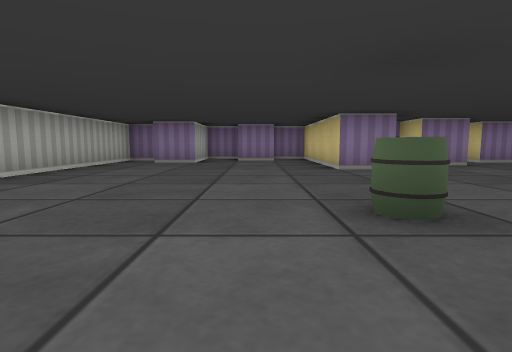
View 1 (above)

16 first-person views from a walk through a cub3D maze. The camera is about half as high as the walls, tilts 6° down and sees 80° across. The floor is counted in squares. Each view is taken from the middle of a square. On the plan, view 1 faces up. The plan holds only what a view shows up to about 9 squares ahead; the rest is blank. The place goes on beyond the plan.

View 2
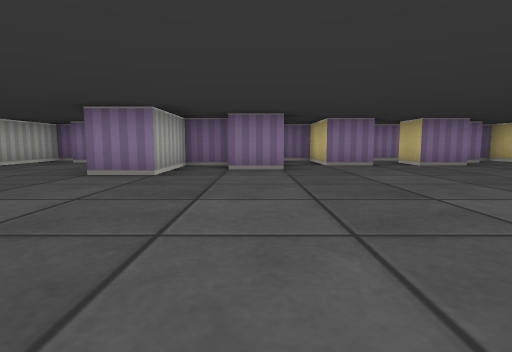

View 3
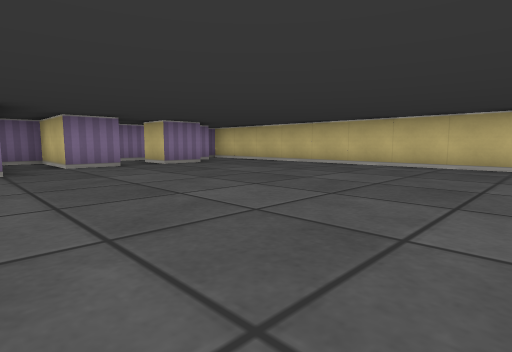

View 4
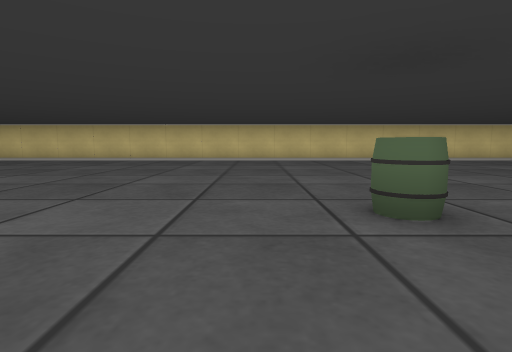

View 5
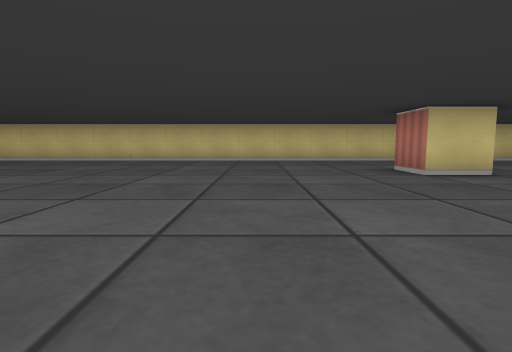

View 6
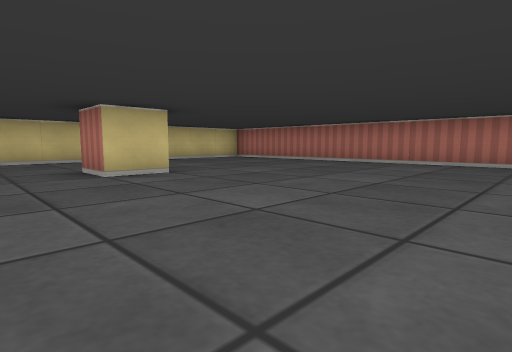

View 7
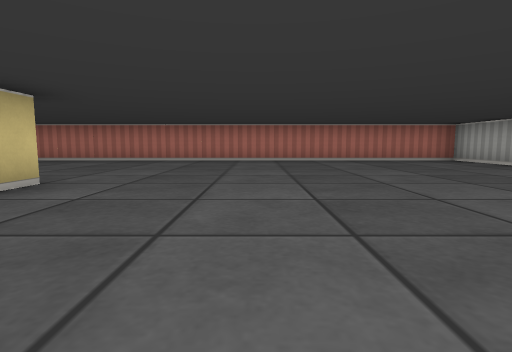

View 8
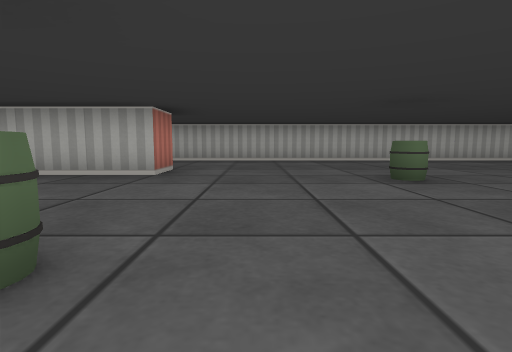

View 9
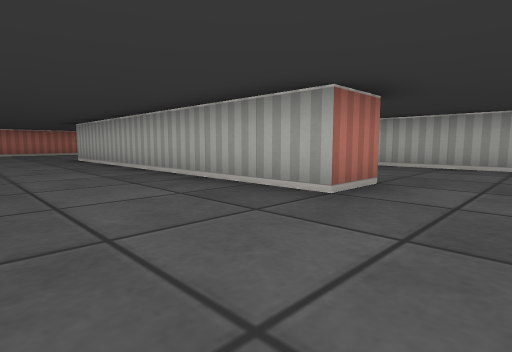

View 10
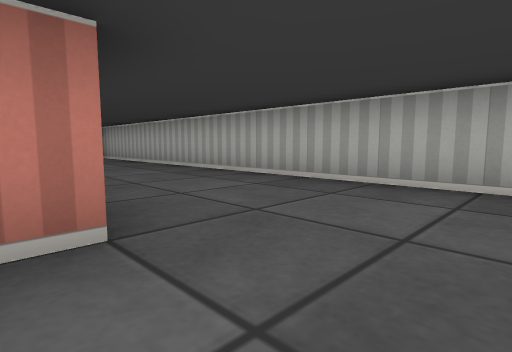

View 11
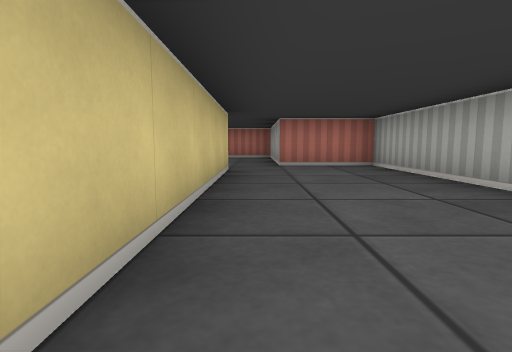

View 12
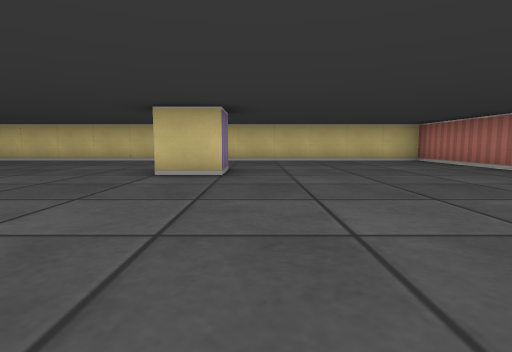

View 13
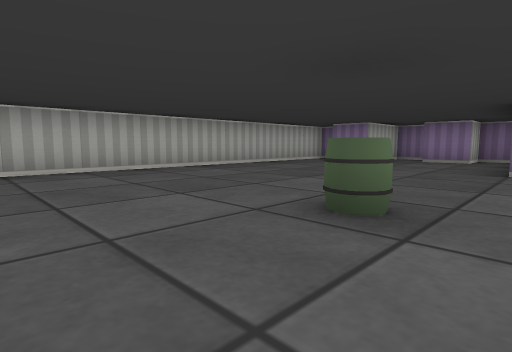

View 14
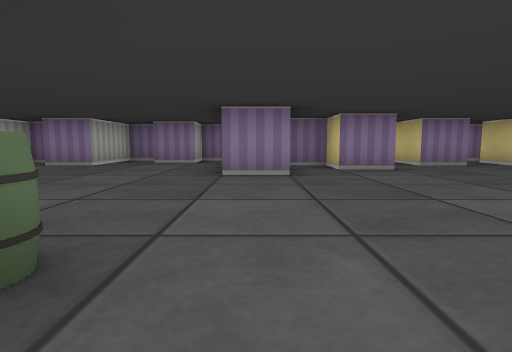

View 15
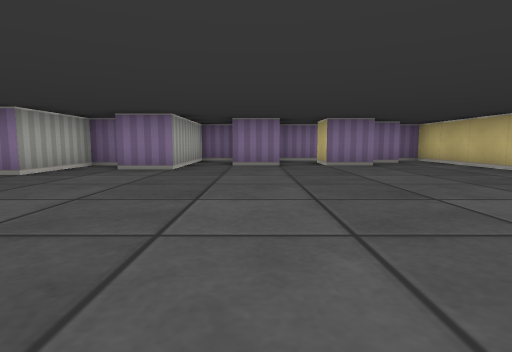

View 16
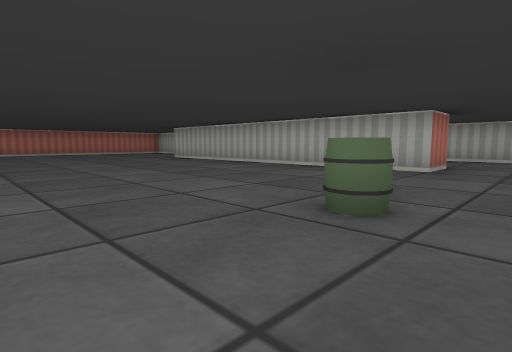

### Floor plan
Points are (right, up) in squares from view 1. A wall is a line through its corners. A room is listed if a view was taken in it or the views show most of it. See-through windows are left out.
Room 1 (views 1, 2, 3, 4, 5, 6, 7, 8, 9, 10, 11, 12, 13, 14, 15, 16)
walls: (-0.6, -1.5) (0.5, -1.5) (0.5, -9.5); (7.5, -9.5) (6.5, -9.5) (6.5, -8.5) (7.5, -8.5); (-0.5, -9.5) (-0.5, -4.5); (6.6, 7.5) (5.5, 7.5) (5.5, 9.5) (4.5, 9.5) (4.5, 6.5) (3.5, 6.5) (3.5, 7.5) (2.5, 7.5) (2.5, 5.5) (1.5, 5.5) (1.5, 9.1); (8.6, 7.5) (7.5, 7.5) (7.5, 8.5); (9.6, 8.5) (8.9, 8.5); (1.2, 9.5) (0.5, 9.5) (0.5, 8.5) (-0.5, 8.5); (8.2, 9.5) (6.6, 9.5); (-2.8, 8.5) (-3.5, 8.5) (-3.5, -10.5) (-1.5, -10.5) (-1.5, -14.5) (10.5, -14.5) (10.5, 9.5) (9.9, 9.5); (-0.8, 9.5) (-1.5, 9.5) (-1.5, 7.5) (-2.5, 7.5)
objects: barrel (1, 2); barrel (4, -1)

Positions as (right, up) in squares from view 1, and headings:
1: (0, 0), facing up
2: (4, 1), facing up
3: (4, 1), facing up-right
4: (2, 0), facing right
5: (2, -6), facing right
6: (2, -7), facing down-right
7: (4, -6), facing down
8: (5, 0), facing left
9: (3, 0), facing down-left
10: (0, 0), facing down-left
11: (-1, -4), facing down
12: (2, -10), facing right
13: (2, 0), facing up-left
14: (2, 1), facing up
15: (6, 1), facing up
16: (6, 0), facing down-left
